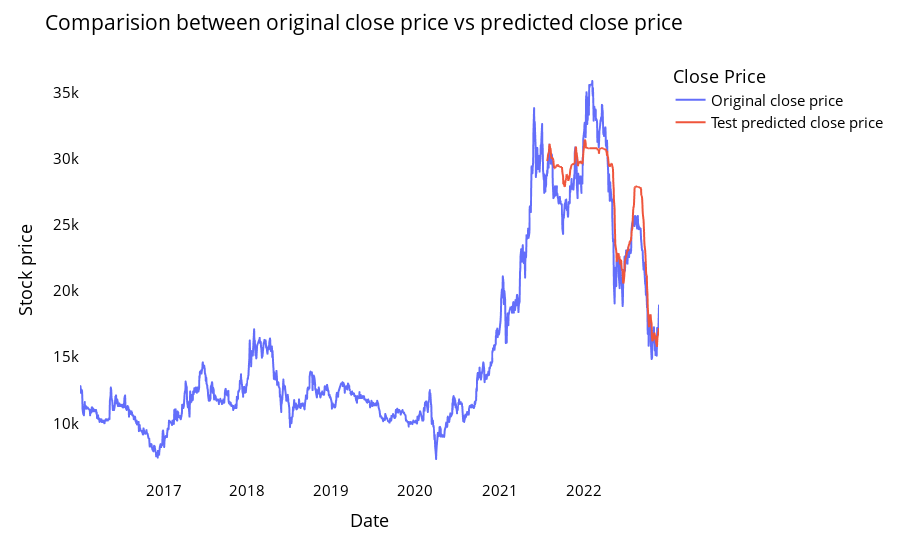

Notebook code for this chart:
### Code cell
# shift train predictions for plotting
from itertools import cycle
import plotly.express as px


print(RF_train_predict.shape)
print(RF_test_predict.shape)
print(len(closedf))

look_back=time_step
trainPredictPlot = np.empty_like(closedf)
trainPredictPlot[:, :] = np.nan
trainPredictPlot[look_back:len(RF_train_predict)+look_back, :] = RF_train_predict
print("Train predicted data: ", trainPredictPlot)

# shift test predictions for plotting
testPredictPlot = np.empty_like(closedf)
testPredictPlot[:, :] = np.nan
testPredictPlot[len(RF_train_predict)+(look_back*2)+1:len(closedf)-1, :] = RF_test_predict
print("Test predicted data: ", testPredictPlot)

close_stock['Predictions']=testPredictPlot
close_stock['Stock']='STB'
close_stock['Model']='DIY'
close_stock['Method']='None'
close_stock.to_csv('./output/STB_DIY_None.csv', index=False)

names = cycle(['Original close price','Test predicted close price'])


plotdf = pd.DataFrame({'date': close_stock['Date'],
                       'original_close': close_stock['Close'],
                      'test_predicted_close': testPredictPlot.reshape(1,-1)[0].tolist()})

fig = px.line(plotdf,x=plotdf['date'], y=[plotdf['original_close'],
                                          plotdf['test_predicted_close']],
              labels={'value':'Stock price','date': 'Date'})
fig.update_layout(title_text='Comparision between original close price vs predicted close price',
                  plot_bgcolor='white', font_size=15, font_color='black', legend_title_text='Close Price')
fig.for_each_trace(lambda t:  t.update(name = next(names)))

fig.update_xaxes(showgrid=False)
fig.update_yaxes(showgrid=False)
fig.show()

### Figure 1 — Plotly figure (JSON) as saved in the notebook; plotly's stock layout.template omitted (floating-point values rounded to 4 significant figures; data arrays with more than 128 entries replaced by an {"elided": "..."} marker saying what was removed)
{"data": [{"hovertemplate": "variable=original_close<br>Date=%{x}<br>Stock price=%{y}<extra></extra>", "legendgroup": "original_close", "line": {"color": "#636efa", "dash": "solid"}, "marker": {"symbol": "circle"}, "mode": "lines", "name": "Original close price", "showlegend": true, "type": "scattergl", "x": {"elided": "1727 str values"}, "xaxis": "x", "y": {"elided": "1727 int values"}, "yaxis": "y"}, {"hovertemplate": "variable=test_predicted_close<br>Date=%{x}<br>Stock price=%{y}<extra></extra>", "legendgroup": "test_predicted_close", "line": {"color": "#EF553B", "dash": "solid"}, "marker": {"symbol": "circle"}, "mode": "lines", "name": "Test predicted close price", "showlegend": true, "type": "scattergl", "x": {"elided": "1727 str values"}, "xaxis": "x", "y": {"elided": "1727 float values"}, "yaxis": "y"}], "layout": {"font": {"color": "black", "size": 15}, "legend": {"title": {"text": "Close Price"}, "tracegroupgap": 0}, "margin": {"t": 60}, "plot_bgcolor": "white", "title": {"text": "Comparision between original close price vs predicted close price"}, "xaxis": {"anchor": "y", "domain": [0, 1], "showgrid": false, "title": {"text": "Date"}}, "yaxis": {"anchor": "x", "domain": [0, 1], "showgrid": false, "title": {"text": "Stock price"}}}}
